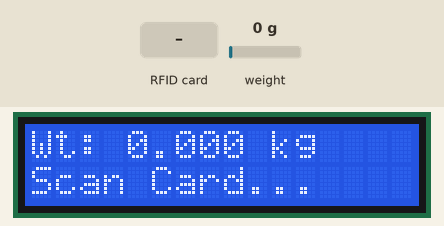
Recording of a sketch running on a simulated Arduino Uno, built with avr-gcc and run on an emulated ATmega328P. Shown: 16×2 character LCD. The inputs (shaded band) are chosen by the test bench; at power-on: weight on the scale 0 g. What the sketch prints to the serial monitor is not drawn.

Above: at 4.3 s.
4.4 s: RFID card DE AD BE EF held to the reader
At 5.9 s:
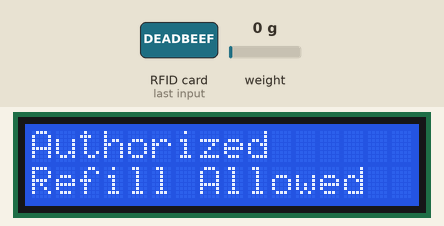
6.2 s: RFID card 5E 7A 19 C4 held to the reader
At 9.5 s:
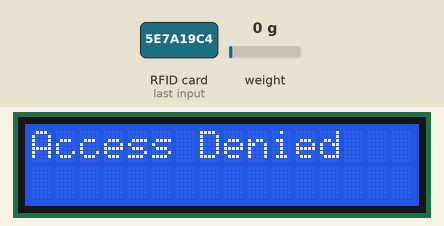
10.2 s: weight on the scale set to 1964 g
At 13.6 s:
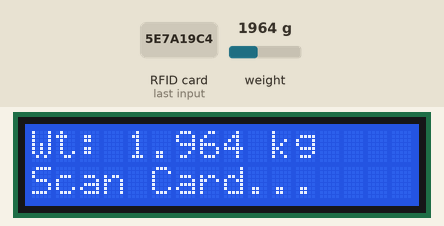
14.3 s: weight on the scale set to 2058 g
At 15.4 s:
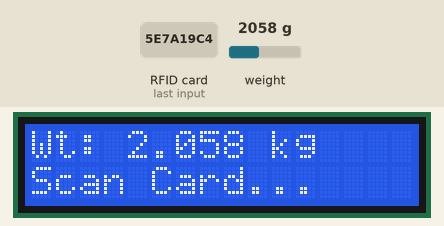
16.4 s: weight on the scale set to 100 g
At 18.4 s:
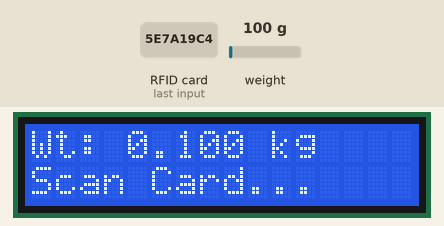
Timing chart, 0 to 19.5 s (numbered marks = the images above; inputs shaded):
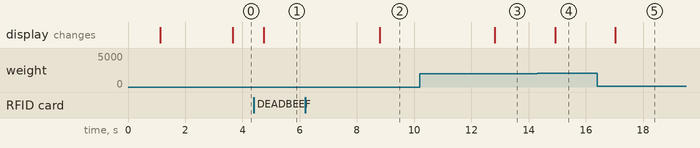

The sketch:

Smart_inventory_monitoring_system.ino
```cpp
#include <Wire.h>
#include <LiquidCrystal_I2C.h>
#include <SPI.h>
#include <MFRC522.h>
#include "HX711.h"

// Pin Definitions
#define RST_PIN         9
#define SS_PIN          10
#define LOADCELL_DOUT_PIN A0
#define LOADCELL_SCK_PIN  A1

// Threshold in grams (2kg = 2000g)
const float THRESHOLD = 2000.0;

// Calibration factor (Adjust this value based on your specific load cell calibration)
const long CALIBRATION_FACTOR = 420;

// Authorized RFID Card UID (Replace with your actual card's UID bytes)
const byte AUTHORIZED_UID[] = {0XDE, 0xAD, 0xBE, 0xEF};

// Object Initializations
LiquidCrystal_I2C lcd(0x27, 16, 2); // Change address to 0x3F if 0x27 doesn't work
MFRC522 mfrc522(SS_PIN, RST_PIN);
HX711 scale;

void setup() {
  Serial.begin(9600);
  SPI.begin();
  mfrc522.PCD_Init();

  // Initialize LCD
  lcd.init();
  lcd.backlight();

  // Initialize Load Cell
  scale.begin(LOADCELL_DOUT_PIN, LOADCELL_SCK_PIN);
  scale.set_scale(CALIBRATION_FACTOR);
  scale.tare(); // Resets the scale to 0

  // Standard simple startup display
  lcd.clear();
  lcd.setCursor(0, 0);
  lcd.print("measuring.....");
  delay(2000);
}

void loop() {
  // 1. Measure and Process Weight
  float weight = scale.get_units(5); // Average of 5 readings

  // If reading is slightly negative due to noise, snap it to 0
  if (weight < 0 && weight > -10.0) {
    weight = 0.0;
  }

  // Print to Serial Monitor
  Serial.print("Weight: ");
  Serial.print(weight, 2);
  Serial.println(" g");

  if (weight < THRESHOLD) {
    Serial.println("STOCK is LOW - Refill");
  } else {
    Serial.println("STOCK level is OK");
  }

  // Update Default LCD Display
  lcd.clear();
  lcd.setCursor(0, 0);
  lcd.print("Wt: ");
  lcd.print(weight / 1000.0, 3); // Convert grams to kg for LCD view
  lcd.print(" kg");
  lcd.setCursor(0, 1);
  lcd.print("Scan Card...");

  // 2. Check for RFID Scans
  if (mfrc522.PICC_IsNewCardPresent() && mfrc522.PICC_ReadCardSerial()) {
    if (checkUID(mfrc522.uid.uidByte, mfrc522.uid.size)) {
      // Access Granted
      lcd.clear();
      lcd.setCursor(0, 0);
      lcd.print("Authorized");
      lcd.setCursor(0, 1);
      lcd.print("Refill Allowed");

      Serial.println("Access Granted: Authorized Refill");
    } else {
      // Access Denied
      lcd.clear();
      lcd.setCursor(0, 0);
      lcd.print("Access Denied");

      Serial.println("Access Denied!");
    }

    // Halt PICC & Stop encryption on PCD
    mfrc522.PICC_HaltA();
    mfrc522.PCD_StopCrypto1();

    delay(3000); // Hold the auth message on screen for 3 seconds
  }

  delay(500); // Main loop pacing
}

// Helper function to validate the scanned RFID UID against authorized master tag
bool checkUID(byte *scannedUID, byte size) {
  if (size != sizeof(AUTHORIZED_UID)) return false;
  for (byte i = 0; i < size; i++) {
    if (scannedUID[i] != AUTHORIZED_UID[i]) {
      return false;
    }
  }
  return true;
}
```

Measured:
- after the input at 4.4 s, the display: changes after 0.34 s (image 1)
- after the input at 6.2 s, the display: changes after 2.6 s (image 2)
- after the input at 10.2 s, the display: changes after 2.6 s (image 3)
- after the input at 14.3 s, the display: changes after 0.62 s (image 4)
- after the input at 16.4 s, the display: changes after 0.63 s (image 5)
